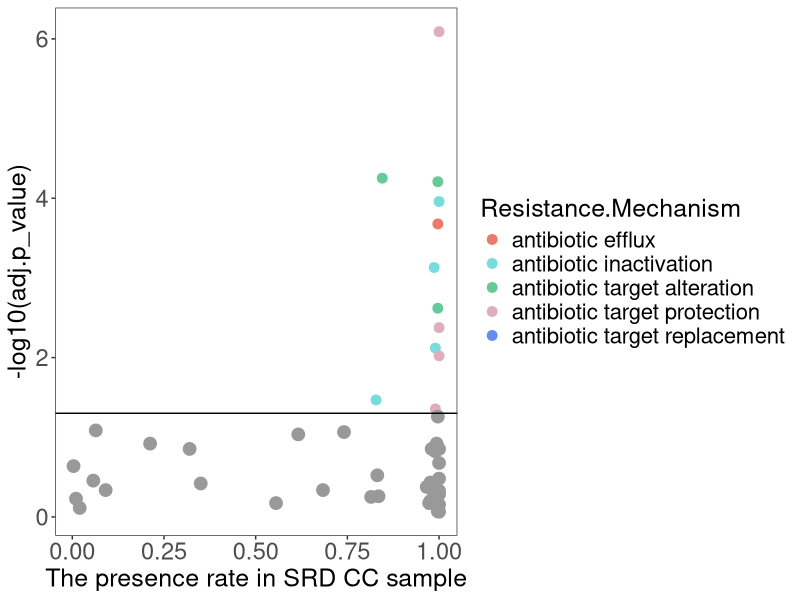

Write R code to recreate this figure.
library(ggplot2)
phoca = read.delim('g_Phocaeicola.ARG.kruskal.tsv',header=T)
Group.col = c("#ED7A6A","#77DCDD","#66C999","#DEAEBF","#638DEE") #分组
P=  ggplot(phoca,aes(live.rate,-log10(p.adj))) + #Application, shape = FID, shape = city
  geom_point(aes(color = Resistance.Mechanism),size = 3, ) + #color = FID
  scale_colour_manual(values = Group.col) +   #values = Group.col
  geom_point(data = subset(phoca, -log10(p.adj) < -log10(0.05)),color = "#999999",size = 4) +
  geom_hline(yintercept = -log10(0.05),color = "black") +
  theme_bw() +
  theme(panel.grid = element_blank(),
        plot.title = element_text(hjust = 0.5,size = 20),
        axis.text.x = element_text(size = 17),axis.text.y = element_text(size = 17),
        axis.title = element_text(size = 18),
        legend.text = element_text(face = "plain",colour = "black",size = 16),
        legend.title = element_text(face = "plain",colour = "black",size = 18)) +
  labs(x="The presence rate in SRD CC sample",#
       y='-log10(adj.p_value)')
ggsave(P,filename = "Figure6F.1.pdf",width = 8,height = 7)
